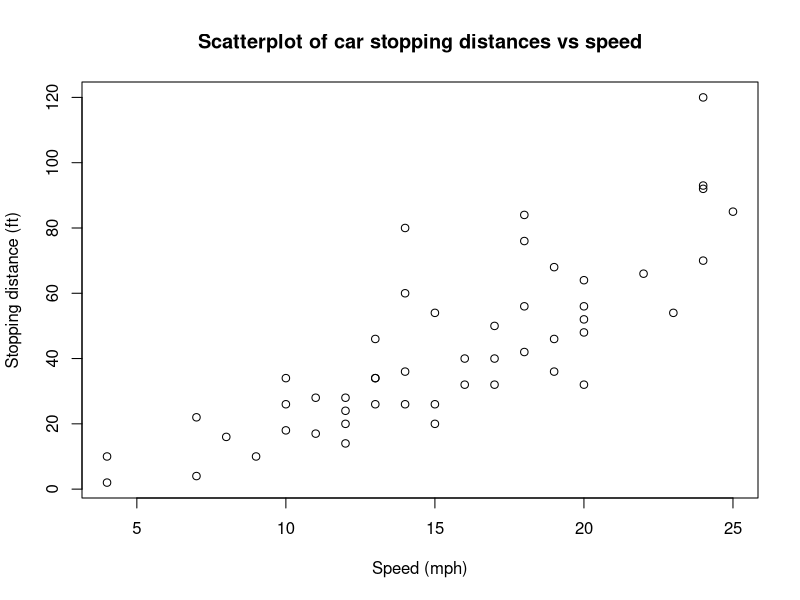

Write R code to recreate this figure.
# Question 1
df <- data.frame(
    People = c("Tahir", "Jiaan", "Caleb", "Layla", "Chris"),
    Height = c(160, 170, 185, 140, 160)
)
head(df)

# Question 2
my_vector <- seq(from = 1, to = 1000, by = 1)
my_matrix <- matrix(1:100, nrow = 10, ncol = 10)
my_dataframe <- data.frame(name = rep(c("a", "b"), each = 10), value = 21:40)
my_list <- list(my_vector, my_matrix, my_dataframe)

my_vector[4]
my_matrix[7, 4]
my_dataframe[10, "name"]
my_list[[1]][5]

# Question 3
# Method 1 - print
print(200:300)

# Method 2 - for loop
for (i in 200:300) {
    print(i)
}

# Method 3 - sapply
values <- 200:300
values
sapply(values, print)

# Question 4
animals <- c("tiger", "lion", "badger", "fox", "rabbit", "fish", "dog", "octopus")
animals <- replace(animals, c(6, 8), c("squirrel", "horse"))
animals

# Question 5
data(cars)
plot(cars, xlab = "Speed (mph)", ylab = "Stopping distance (ft)", main = "Scatterplot of car stopping distances vs speed")

# Question 6
library(dplyr)
data(starwars)
as.data.frame(head(arrange(starwars, desc(height)), 1))
as.data.frame(head(arrange(starwars, mass), 1))

# Question 7
library(dplyr)
data(storms)
head(unique(storms))
# Number of different storms
storms %>%
    distinct(name) %>%
    tally()

# Year with most storms
storms %>%
    distinct(name, year) %>%
    count(year) %>%
    arrange(desc(n)) %>%
    head(1)

# Highest Pressure
storms %>%
    select(name, year, pressure) %>%
    arrange(desc(pressure)) %>%
    head(1)
